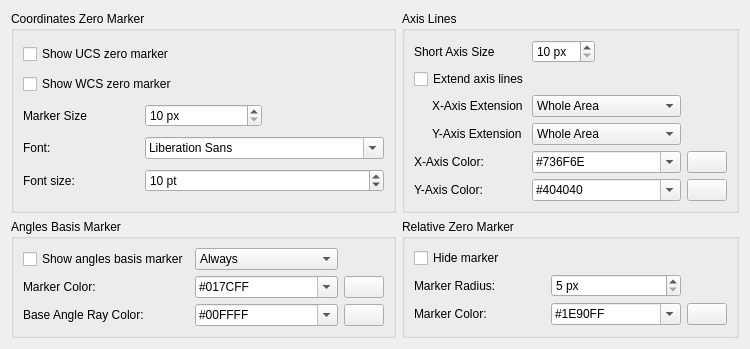
     <widget class="QWidget" name="tabCoordinate">
      <attribute name="title">
       <string>Coordinate System</string>
      </attribute>
      <layout class="QGridLayout" name="gridLayout_44">
       <item row="1" column="0">
        <widget class="QGroupBox" name="groupBox_20">
         <property name="toolTip">
          <string>Color of the marker</string>
         </property>
         <property name="title">
          <string>Angles Basis Marker</string>
         </property>
         <layout class="QGridLayout" name="gridLayout_41">
          <item row="0" column="2">
           <widget class="QComboBox" name="cbAnglesBaseShowPolicy">
            <property name="toolTip">
             <string>Defines where to draw angle basis marker</string>
            </property>
            <item>
             <property name="text">
              <string>Always</string>
             </property>
            </item>
            <item>
             <property name="text">
              <string>Only for non-defaults</string>
             </property>
            </item>
           </widget>
          </item>
          <item row="1" column="0">
           <widget class="QLabel" name="label_28">
            <property name="text">
             <string>Marker Color:</string>
            </property>
           </widget>
          </item>
          <item row="1" column="3">
           <widget class="QPushButton" name="pbAnglesMarkDirection">
            <property name="sizePolicy">
             <sizepolicy hsizetype="Maximum" vsizetype="Fixed">
              <horstretch>0</horstretch>
              <verstretch>0</verstretch>
             </sizepolicy>
            </property>
            <property name="toolTip">
             <string>Click to select color</string>
            </property>
            <property name="text">
             <string/>
            </property>
            <property name="icon">
             <iconset resource="../../../../../res/controls/controls.qrc">
              <normaloff>:/controls/colorxx.png</normaloff>:/controls/colorxx.png</iconset>
            </property>
           </widget>
          </item>
          <item row="0" column="0">
           <widget class="QCheckBox" name="cbAnglesMarkVisible">
            <property name="toolTip">
             <string>If enabled, angles basis marker will be shown in the orign of coordinate system</string>
            </property>
            <property name="text">
             <string>Show angles basis marker</string>
            </property>
           </widget>
          </item>
          <item row="3" column="0">
           <widget class="QLabel" name="label_29">
            <property name="text">
             <string>Base Angle Ray Color:</string>
            </property>
           </widget>
          </item>
          <item row="3" column="3">
           <widget class="QPushButton" name="pbAnglesMarkAngleRay">
            <property name="sizePolicy">
             <sizepolicy hsizetype="Maximum" vsizetype="Fixed">
              <horstretch>0</horstretch>
              <verstretch>0</verstretch>
             </sizepolicy>
            </property>
            <property name="toolTip">
             <string>Click to select color</string>
            </property>
            <property name="text">
             <string/>
            </property>
            <property name="icon">
             <iconset resource="../../../../../res/controls/controls.qrc">
              <normaloff>:/controls/colorxx.png</normaloff>:/controls/colorxx.png</iconset>
            </property>
           </widget>
          </item>
          <item row="1" column="2">
           <widget class="QComboBox" name="cbAnglesMarkColorDirection">
            <property name="toolTip">
             <string>Color of the marker</string>
            </property>
            <property name="editable">
             <bool>true</bool>
            </property>
            <property name="currentText">
             <string>#017CFF</string>
            </property>
           </widget>
          </item>
          <item row="3" column="2">
           <widget class="QComboBox" name="cbAnglesMarkColorAngleRay">
            <property name="toolTip">
             <string>Color of the ray that displays zero angle position</string>
            </property>
            <property name="editable">
             <bool>true</bool>
            </property>
            <property name="currentText">
             <string>#00FFFF</string>
            </property>
           </widget>
          </item>
         </layout>
        </widget>
       </item>
       <item row="0" column="1">
        <widget class="QGroupBox" name="groupBox_9">
         <property name="title">
          <string>Axis Lines</string>
         </property>
         <layout class="QGridLayout" name="gridLayout_10">
          <item row="4" column="1">
           <widget class="QComboBox" name="cbAxisXColor">
            <property name="toolTip">
             <string>Color for X axis</string>
            </property>
            <property name="accessibleDescription">
             <string notr="true"/>
            </property>
            <property name="editable">
             <bool>true</bool>
            </property>
            <item>
             <property name="text">
              <string notr="true">#736F6E</string>
             </property>
            </item>
           </widget>
          </item>
          <item row="0" column="1" alignment="Qt::AlignmentFlag::AlignLeft">
           <widget class="QSpinBox" name="sbAxisSize">
            <property name="maximumSize">
             <size>
              <width>16777215</width>
              <height>16777215</height>
             </size>
            </property>
            <property name="toolTip">
             <string>Size of Axis Lines drawn in absolute zero point</string>
            </property>
            <property name="suffix">
             <string> px</string>
            </property>
            <property name="minimum">
             <number>10</number>
            </property>
            <property name="maximum">
             <number>200</number>
            </property>
           </widget>
          </item>
          <item row="2" column="1">
           <widget class="QComboBox" name="cbXAxisAreas">
            <property name="toolTip">
             <string>Defines how to draw extended X axis</string>
            </property>
            <item>
             <property name="text">
              <string>Whole Area</string>
             </property>
            </item>
            <item>
             <property name="text">
              <string>Positive Values Area</string>
             </property>
            </item>
            <item>
             <property name="text">
              <string>Negative Values Area</string>
             </property>
            </item>
            <item>
             <property name="text">
              <string>None</string>
             </property>
            </item>
           </widget>
          </item>
          <item row="5" column="0">
           <widget class="QLabel" name="lAxisYColor">
            <property name="text">
             <string>Y-Axis Color:</string>
            </property>
            <property name="wordWrap">
             <bool>false</bool>
            </property>
            <property name="buddy">
             <cstring>cbMetaGridPointsColor</cstring>
            </property>
           </widget>
          </item>
          <item row="3" column="0">
           <widget class="QLabel" name="lYAxisAreas">
            <property name="styleSheet">
             <string notr="true">margin-left:15px</string>
            </property>
            <property name="text">
             <string>Y-Axis Extension</string>
            </property>
           </widget>
          </item>
          <item row="2" column="0">
           <widget class="QLabel" name="lXAxisAreas">
            <property name="styleSheet">
             <string notr="true">margin-left:15px</string>
            </property>
            <property name="text">
             <string>X-Axis Extension</string>
            </property>
           </widget>
          </item>
          <item row="4" column="2">
           <widget class="QPushButton" name="pb_axis_X">
            <property name="sizePolicy">
             <sizepolicy hsizetype="Maximum" vsizetype="Fixed">
              <horstretch>0</horstretch>
              <verstretch>0</verstretch>
             </sizepolicy>
            </property>
            <property name="toolTip">
             <string>Click to select color</string>
            </property>
            <property name="text">
             <string/>
            </property>
            <property name="icon">
             <iconset resource="../../../../../res/controls/controls.qrc">
              <normaloff>:/controls/colorxx.png</normaloff>:/controls/colorxx.png</iconset>
            </property>
           </widget>
          </item>
          <item row="5" column="2">
           <widget class="QPushButton" name="pb_axis_Y">
            <property name="sizePolicy">
             <sizepolicy hsizetype="Maximum" vsizetype="Fixed">
              <horstretch>0</horstretch>
              <verstretch>0</verstretch>
             </sizepolicy>
            </property>
            <property name="toolTip">
             <string>Click to select color</string>
            </property>
            <property name="text">
             <string/>
            </property>
            <property name="icon">
             <iconset resource="../../../../../res/controls/controls.qrc">
              <normaloff>:/controls/colorxx.png</normaloff>:/controls/colorxx.png</iconset>
            </property>
           </widget>
          </item>
          <item row="1" column="0" colspan="2">
           <widget class="QCheckBox" name="cbGridExtendAxisLines">
            <property name="toolTip">
             <string>If checked, axises will be inifinite lines</string>
            </property>
            <property name="text">
             <string>Extend axis lines</string>
            </property>
           </widget>
          </item>
          <item row="4" column="0">
           <widget class="QLabel" name="lAxisXColor">
            <property name="text">
             <string>X-Axis Color:</string>
            </property>
            <property name="wordWrap">
             <bool>false</bool>
            </property>
            <property name="buddy">
             <cstring>cbGridPointsColor</cstring>
            </property>
           </widget>
          </item>
          <item row="3" column="1">
           <widget class="QComboBox" name="cbYAxisAreas">
            <property name="toolTip">
             <string>Defines how to draw extended Y axis</string>
            </property>
            <item>
             <property name="text">
              <string>Whole Area</string>
             </property>
            </item>
            <item>
             <property name="text">
              <string>Positive Values Area</string>
             </property>
            </item>
            <item>
             <property name="text">
              <string>Negative Values Area</string>
             </property>
            </item>
            <item>
             <property name="text">
              <string>None</string>
             </property>
            </item>
           </widget>
          </item>
          <item row="0" column="0">
           <widget class="QLabel" name="lAxisSize">
            <property name="text">
             <string>Short Axis Size</string>
            </property>
           </widget>
          </item>
          <item row="5" column="1">
           <widget class="QComboBox" name="cbAxisYColor">
            <property name="toolTip">
             <string>Color for Y axis</string>
            </property>
            <property name="accessibleDescription">
             <string notr="true"/>
            </property>
            <property name="editable">
             <bool>true</bool>
            </property>
            <item>
             <property name="text">
              <string notr="true">#404040</string>
             </property>
            </item>
           </widget>
          </item>
         </layout>
        </widget>
       </item>
       <item row="2" column="0">
        <spacer name="verticalSpacer_12">
         <property name="orientation">
          <enum>Qt::Orientation::Vertical</enum>
         </property>
         <property name="sizeHint" stdset="0">
          <size>
           <width>20</width>
           <height>0</height>
          </size>
         </property>
        </spacer>
       </item>
       <item row="0" column="0">
        <widget class="QGroupBox" name="gbWorldZero">
         <property name="title">
          <string>Coordinates Zero Marker</string>
         </property>
         <layout class="QGridLayout" name="gridLayout_35">
          <item row="5" column="0">
           <widget class="QLabel" name="label_24">
            <property name="text">
             <string>Font size:</string>
            </property>
           </widget>
          </item>
          <item row="3" column="0">
           <widget class="QLabel" name="label_22">
            <property name="text">
             <string>Marker Size</string>
            </property>
           </widget>
          </item>
          <item row="4" column="1" colspan="2">
           <widget class="QFontComboBox" name="fcbUCSFont">
            <property name="toolTip">
             <string>Font that should be used for drawing name of axis in coordinate system zero.</string>
            </property>
           </widget>
          </item>
          <item row="3" column="1">
           <widget class="QSpinBox" name="sbCoordinateSystemMarkerSize">
            <property name="toolTip">
             <string>Size of axis of coordinate system's zero marker</string>
            </property>
            <property name="suffix">
             <string> px</string>
            </property>
            <property name="minimum">
             <number>10</number>
            </property>
            <property name="maximum">
             <number>200</number>
            </property>
           </widget>
          </item>
          <item row="5" column="1" colspan="2">
           <widget class="QSpinBox" name="sbUCSFontSize">
            <property name="toolTip">
             <string>Font size that should be used for drawing name of axis in coordinate system zero.</string>
            </property>
            <property name="suffix">
             <string> pt</string>
            </property>
            <property name="minimum">
             <number>5</number>
            </property>
            <property name="maximum">
             <number>30</number>
            </property>
            <property name="value">
             <number>10</number>
            </property>
           </widget>
          </item>
          <item row="4" column="0">
           <widget class="QLabel" name="label_23">
            <property name="text">
             <string>Font:</string>
            </property>
           </widget>
          </item>
          <item row="2" column="0" colspan="3">
           <widget class="QCheckBox" name="cbShowWCSZeroMarker">
            <property name="toolTip">
             <string>If selected and view is in user coordinate system, the marker for coodinate system will be shown in zero point of world coordinates system. </string>
            </property>
            <property name="text">
             <string>Show WCS zero marker</string>
            </property>
           </widget>
          </item>
          <item row="1" column="0" colspan="3">
           <widget class="QCheckBox" name="cbShowUCSZeroMarker">
            <property name="toolTip">
             <string>If selected, marker for coodinate system will be shown in zero point of current user coordinate system. </string>
            </property>
            <property name="text">
             <string>Show UCS zero marker</string>
            </property>
           </widget>
          </item>
         </layout>
        </widget>
       </item>
       <item row="1" column="1">
        <widget class="QGroupBox" name="gbGVRelZero">
         <property name="title">
          <string>Relative Zero Marker</string>
         </property>
         <layout class="QGridLayout" name="gridLayout_19">
          <item row="2" column="0">
           <widget class="QLabel" name="lRelZeroRadius">
            <property name="text">
             <string>Marker Radius:</string>
            </property>
           </widget>
          </item>
          <item row="2" column="1">
           <widget class="QSpinBox" name="sbRelZeroRadius">
            <property name="toolTip">
             <string>Radius of relative zero marker</string>
            </property>
            <property name="suffix">
             <string> px</string>
            </property>
            <property name="minimum">
             <number>5</number>
            </property>
            <property name="maximum">
             <number>15</number>
            </property>
           </widget>
          </item>
          <item row="3" column="0">
           <widget class="QLabel" name="lRelativeZeroColor">
            <property name="text">
             <string>Marker Color:</string>
            </property>
            <property name="buddy">
             <cstring>cbRelativeZeroColor</cstring>
            </property>
           </widget>
          </item>
          <item row="3" column="2">
           <widget class="QPushButton" name="pb_relativeZeroColor">
            <property name="sizePolicy">
             <sizepolicy hsizetype="Maximum" vsizetype="Fixed">
              <horstretch>0</horstretch>
              <verstretch>0</verstretch>
             </sizepolicy>
            </property>
            <property name="toolTip">
             <string>Click to select color</string>
            </property>
            <property name="text">
             <string/>
            </property>
            <property name="icon">
             <iconset resource="../../../../../res/controls/controls.qrc">
              <normaloff>:/controls/colorxx.png</normaloff>:/controls/colorxx.png</iconset>
            </property>
           </widget>
          </item>
          <item row="3" column="1">
           <widget class="QComboBox" name="cbRelativeZeroColor">
            <property name="toolTip">
             <string>Color of relative zero marker</string>
            </property>
            <property name="accessibleDescription">
             <string notr="true"/>
            </property>
            <property name="editable">
             <bool>true</bool>
            </property>
            <item>
             <property name="text">
              <string notr="true">#1E90FF</string>
             </property>
            </item>
            <item>
             <property name="text">
              <string notr="true">#FFC200</string>
             </property>
            </item>
           </widget>
          </item>
          <item row="1" column="0" colspan="3">
           <widget class="QCheckBox" name="cbHideRelativeZero">
            <property name="toolTip">
             <string>If checked, relative zero marker will not be drawn</string>
            </property>
            <property name="text">
             <string>Hide marker</string>
            </property>
            <property name="shortcut">
             <string>Alt+Z</string>
            </property>
           </widget>
          </item>
         </layout>
        </widget>
       </item>
      </layout>
     </widget>
